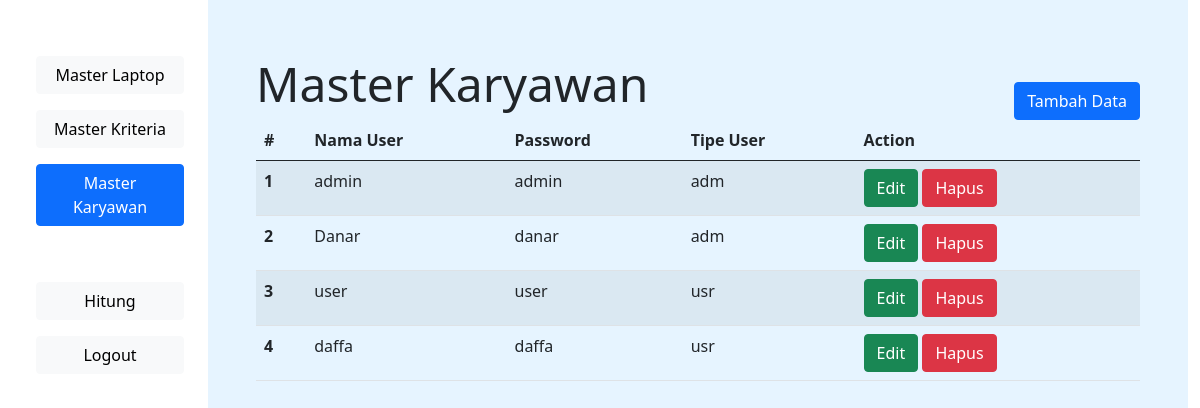
The app's page /MasterKaryawan.php with its own data.
### tables this page shows
CREATE TABLE `karyawan` (
  `ID_USER` int(11) NOT NULL,
  `NAMA_USER` varchar(255) DEFAULT NULL,
  `PASSWORD_USER` varchar(15) NOT NULL,
  `TIPE_USER` varchar(3) DEFAULT NULL
);

### MasterKaryawan.php (the view, shortened to what this page needs)
<?php
include_once 'connection.php';
?>
<!DOCTYPE html>
<html lang="en">
<head>
    <link href='customStyle.css' rel='stylesheet'>
    <link href='Assets/css/bootstrap.css' rel='stylesheet'>
</head>
<body>
    <div class='container-fluid d-flex vh-100 justify-content-center align-items-center'>
        <div class='col-2 d-flex flex-column justify-content-start h-100 py-5' id='sidebar'>
            <button class='btn btn-light' onclick="location.href = 'MasterLaptop.php'">Master Laptop</button>
            <button class='btn btn-light' onclick="location.href = 'MasterKriteria.php'">Master Kriteria</button>
            <button class='btn btn-primary'>Master Karyawan</button>
            <button class='btn btn-light' id='buttonHitung' onclick="location.href = 'pilihKriteria.php'">Hitung</button>
            <button class='btn btn-light' id='buttonHitung' onclick="location.href = 'logout.php'">Logout</button>
        </div>
        <div class='col d-flex flex-column coreTab h-100 py-5'>
            <div class='container-fluid px-5 d-flex w-100 justify-content-between'>
                <div class='tableTitle'>Master Karyawan</div>
                <div class='align-self-end'>
                    <button class='btn btn-primary' onclick="location.href = 'formTambahKaryawan.php'">Tambah Data</button>
                </div>
            </div>
            <div class='container-fluid px-5'>
                <?php
                $query = "SELECT * FROM karyawan";
                $res = mysqli_query($conn, $query);
                ?>
                <table class="table table-striped">
                    <thead>
                        <tr>
                            <th scope="col">#</th>
                            <th scope="col">Nama User</th>
                            <th scope="col">Password</th>
                            <th scope="col">Tipe User</th>
                            <th scope="col"> Action </th>
                        </tr>
                    </thead>
                    <tbody>
                        <?php
                        $num = 1;
                        while ($data = mysqli_fetch_array($res)) {
                        ?>
                            <tr>
                                <th scope="row"> <?= $num; ?> </th>
                                <td> <?= $data['NAMA_USER'] ?> </td>
                                <td> <?= $data['PASSWORD_USER'] ?> </td>
                                <td> <?= $data['TIPE_USER'] ?> </td>
                                <td>
                                    <a href="formEditKaryawan.php?id_karyawan=<?= $data["ID_USER"] ?>">
                                        <button type="button" class="btn btn-success">Edit</button></a>
                                    <?php if (mysqli_num_rows($res) != 1) { ?>
                                        <button class='btn btn-danger' onclick="hapusKaryawan(<?= $data["ID_USER"] ?>)">Hapus</button>
                                    <?php } ?>
                                </td>
                            </tr>
                        <?php
                            $num++;
                        }
                        ?>
                    </tbody>
                </table>
            </div>
</body>
</html>

### customStyle.css (style rules this page uses)
body { margin: 0; }
:root { --backgroundMain: #e6f4ff; --dividerColor: #195685; }
#sidebar * { margin: 0.5em 1.5em; }
.coreTab { background-color: var(--backgroundMain); }
.tableTitle { font-size: 3em; position: relative; }
#buttonHitung { position: relative; top: 1.5em }

### records on screen
karyawan: NAMA_USER "admin", PASSWORD_USER "admin", TIPE_USER "adm"
karyawan: NAMA_USER "Danar", PASSWORD_USER "danar", TIPE_USER "adm"
karyawan: NAMA_USER "user", PASSWORD_USER "user", TIPE_USER "usr"
karyawan: NAMA_USER "daffa", PASSWORD_USER "daffa", TIPE_USER "usr"
